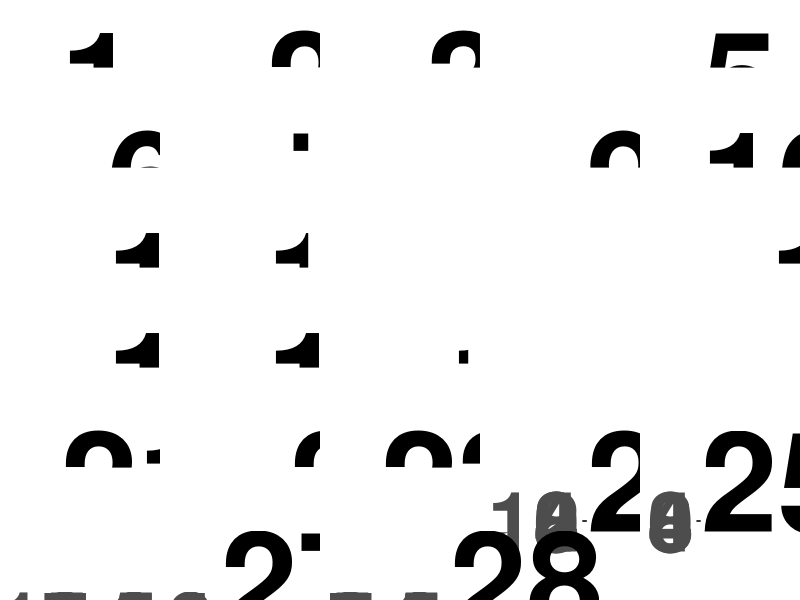
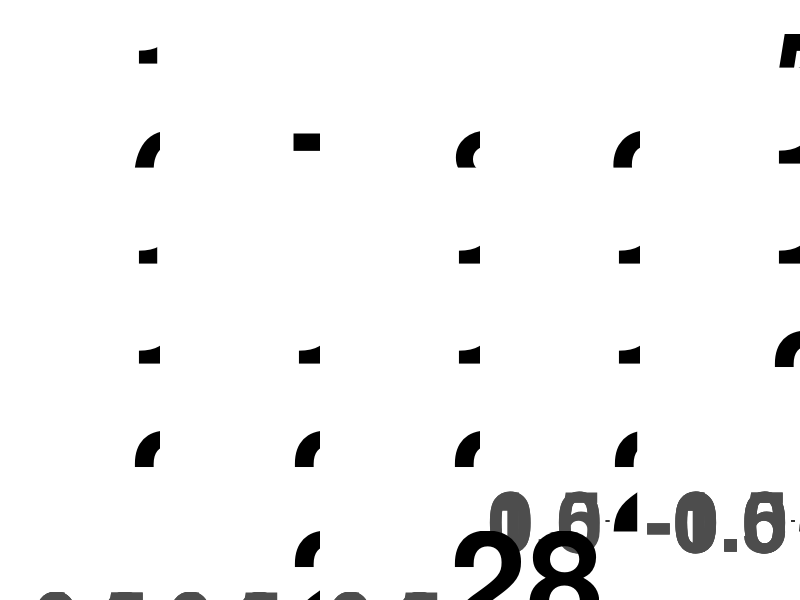
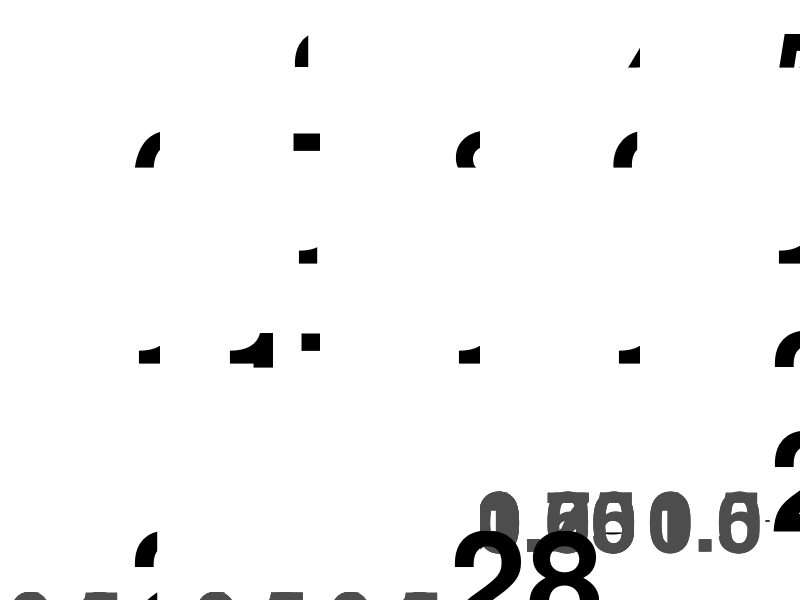
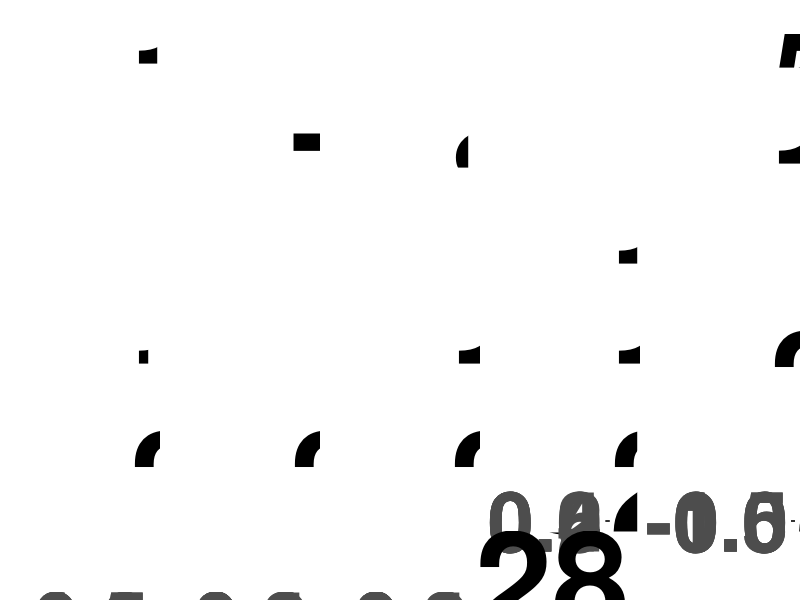

These figures' R source, in order:
#==============================================================
# SETUP
#==============================================================

library(dplyr)
library(ggplot2)
library(gridExtra)

graph_metrics = read.csv("final_sims_subjs_graph_metrics.csv")

#==============================================================
# HELPER FUNCTIONS FOR PLOTTING
#==============================================================

plot_metric_all_sim = function(directed, metric, num_sims){
  sim_plots = list()
  for (curr_sim in 1:num_sims){
    sim_plots[[curr_sim]] = plot_metric_in_sim(directed, curr_sim, metric)
  }
  do.call(grid.arrange, sim_plots)
}

plot_metric_in_sim = function(directed, sim_id, metric){
  # =============================================================
  # Function to plot distribution of metric value across methods
  # (for a single simulation)
  # =============================================================
  
  df_subset = graph_metrics %>% subset(is_directed==directed) %>% subset(sim==sim_id)
  
  if (metric=="shd"){
   plot <- df_subset %>%
    ggplot(aes(x=method, y=shd, fill=method)) 
  } else if (metric=="tpr"){
    plot <- df_subset %>%
    ggplot(aes(x=method, y=tpr, fill=method))
  } else if (metric == "fpr"){
    plot <- df_subset %>%
    ggplot(aes(x=method, y=fpr, fill=method))
  } else {
    plot <- df_subset %>%
    ggplot(aes(x=method, y=tdr, fill=method))
  }
  
  plot <- plot + 
    ggtitle(as.character(sim_id)) +
    geom_violin(trim=FALSE) + 
    geom_boxplot(width=0.1) + 
    geom_jitter(shape=16, position=position_jitter(0.15)) + 
    stat_summary(fun.y=median, shape=15, size=1, color="white") +
    theme(plot.title=element_text(size=100, face="bold", margin=margin(t=40,b=-30)),
          legend.position = "none",
          axis.title.x=element_blank(),
          axis.text.x=element_blank(),
          axis.ticks.x=element_blank(),
          axis.title.y=element_blank(),
          axis.text.y=element_text(size=60, face="bold"))
  
  return(plot)
}

run_and_save_plot = function(directed, method, num_sims){
  # =============================================================
  # Function to run and save the plots for metric across sims
  # =============================================================
  png(paste0(method, "_", directed, ".png"),
      width = 7000,
      height = 7000,
      units = "px")
  plot_metric_all_sim(directed, method, 28)
  dev.off()
}


# =====================================================================
# EXECUTE FIGURE GENERATION
# =====================================================================
run_and_save_plot("directed", "shd", 28)
run_and_save_plot("directed", "tpr", 28)
run_and_save_plot("directed", "tdr", 28)
run_and_save_plot("directed", "fpr", 28)

# Options for undirected graphs (did not run for project)
#run_and_save_plot("undirected", "tpr", 28)
#run_and_save_plot("undirected", "tdr", 28)
#run_and_save_plot("undirected", "fpr", 28)
#run_and_save_plot("undirected", "shd", 28)

# =====================================================================
# CSV FILES OF MEDIAN FOR BASELINE SIMULATIONS FOR EACH METHOD
# =====================================================================

#==============================================================
# TPR median and SE for simulations 1-4 and 17
#==============================================================

summary_graph = as.data.frame(matrix(data=NA, nrow=1, ncol=4))

for (curr_sim in 1:4){
  curr_graph = graph_metrics %>%
    subset(is_directed=="directed") %>%
    subset(sim==curr_sim) %>%
    group_by(method) %>%
    summarise(median(tpr), se=sd(tpr)/length(tpr)) 
  curr_graph$sim = curr_sim
  names(summary_graph) = names(curr_graph)
  summary_graph = rbind(summary_graph, curr_graph)
}

# for simulation 17 only
curr_graph = graph_metrics %>%
  subset(is_directed=="directed") %>%
  subset(sim==17) %>%
  group_by(method) %>%
  summarise(median(tpr), se=sd(tpr)/length(tpr)) 
curr_graph$sim = 17
names(summary_graph) = names(curr_graph)
summary_graph = rbind(summary_graph, curr_graph)

summary_graph = summary_graph[-1,]
write.csv(summary_graph, "summary_metrics_tpr.csv")

#==============================================================
# TPR median and SE for simulations 1-4 and 17
#==============================================================

summary_graph = as.data.frame(matrix(data=NA, nrow=1, ncol=4))

for (curr_sim in 1:4){
  curr_graph = graph_metrics %>%
    subset(is_directed=="directed") %>%
    subset(sim==1) %>%
    group_by(method) %>%
    summarise(median(tpr), se=sd(tpr)/length(tpr)) 
  curr_graph$sim = curr_sim
  names(summary_graph) = names(curr_graph)
  summary_graph = rbind(summary_graph, curr_graph)
}

# for simulation 17 only
curr_graph = graph_metrics %>%
  subset(is_directed=="directed") %>%
  subset(sim==17) %>%
  group_by(method) %>%
  summarise(median(tpr), se=sd(tpr)/length(tpr)) 
curr_graph$sim = 17
names(summary_graph) = names(curr_graph)
summary_graph = rbind(summary_graph, curr_graph)

summary_graph = summary_graph[-1,]
write.csv(summary_graph, "summary_metrics_tpr.csv")

#==============================================================
# TDR median and SE for simulations 1-4 and 17
#==============================================================

summary_graph = as.data.frame(matrix(data=NA, nrow=1, ncol=4))

for (curr_sim in 1:4){
  curr_graph = graph_metrics %>%
    subset(is_directed=="directed") %>%
    subset(sim==curr_sim) %>%
    group_by(method) %>%
    summarise(median(tdr), se=sd(tdr)/length(tdr)) 
  curr_graph$sim = curr_sim
  names(summary_graph) = names(curr_graph)
  summary_graph = rbind(summary_graph, curr_graph)
}

# for simulation 17 only
curr_graph = graph_metrics %>%
  subset(is_directed=="directed") %>%
  subset(sim==17) %>%
  group_by(method) %>%
  summarise(median(tdr), se=sd(tdr)/length(tdr)) 
curr_graph$sim = 17
names(summary_graph) = names(curr_graph)
summary_graph = rbind(summary_graph, curr_graph)

summary_graph_tdr = summary_graph[-1,]
write.csv(summary_graph_tdr, "summary_metrics_tdr.csv")

#==============================================================
# FPR median and SE for simulations 1-4 and 17
#==============================================================

summary_graph = as.data.frame(matrix(data=NA, nrow=1, ncol=4))

for (curr_sim in 1:4){
  curr_graph = graph_metrics %>%
    subset(is_directed=="directed") %>%
    subset(sim==curr_sim) %>%
    group_by(method) %>%
    summarise(median(fpr), se=sd(fpr)/length(fpr)) 
  curr_graph$sim = curr_sim
  names(summary_graph) = names(curr_graph)
  summary_graph = rbind(summary_graph, curr_graph)
}

# for simulation 17 only
curr_graph = graph_metrics %>%
  subset(is_directed=="directed") %>%
  subset(sim==17) %>%
  group_by(method) %>%
  summarise(median(fpr), se=sd(fpr)/length(fpr)) 
curr_graph$sim = 17
names(summary_graph) = names(curr_graph)
summary_graph = rbind(summary_graph, curr_graph)

summary_graph = summary_graph[-1,]
write.csv(summary_graph, "summary_metrics_fpr.csv")

#==============================================================
# SHD median and SE for simulations 1-4 and 17
#==============================================================

summary_graph = as.data.frame(matrix(data=NA, nrow=1, ncol=4))

for (curr_sim in 1:4){
  curr_graph = graph_metrics %>%
    subset(is_directed=="directed") %>%
    subset(sim==curr_sim) %>%
    group_by(method) %>%
    summarise(median(shd), se=sd(shd)/length(shd)) 
  curr_graph$sim = curr_sim
  names(summary_graph) = names(curr_graph)
  summary_graph = rbind(summary_graph, curr_graph)
}

# for simulation 17 only
curr_graph = graph_metrics %>%
  subset(is_directed=="directed") %>%
  subset(sim==17) %>%
  group_by(method) %>%
  summarise(median(shd), se=sd(shd)/length(shd)) 
curr_graph$sim = 17
names(summary_graph) = names(curr_graph)
summary_graph = rbind(summary_graph, curr_graph)

summary_graph = summary_graph[-1,]
write.csv(summary_graph, "summary_metrics_shd.csv")